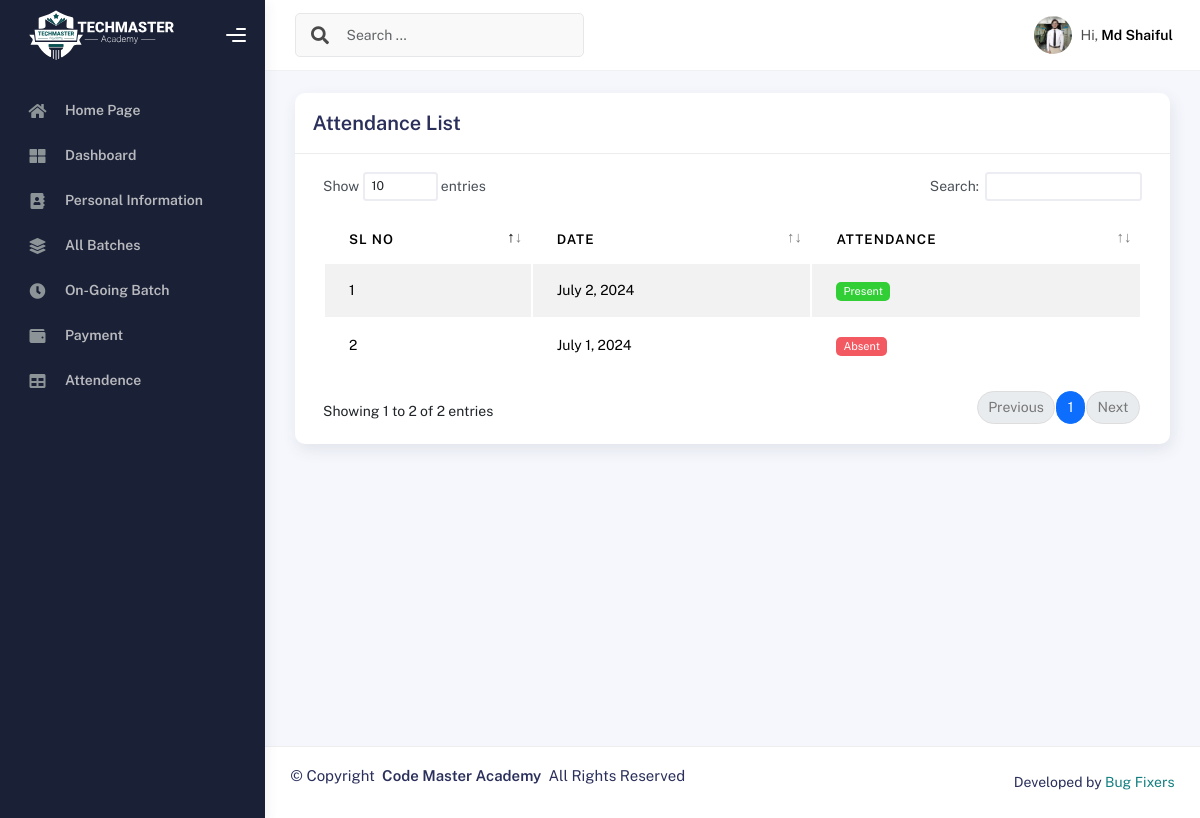
The page /studentAttendancelist/ (signed in) on the database its author committed.
### IMSapp/models.py (models this page shows, shortened)
class IMSUserModel(AbstractUser):
    USERTYPE=[
        ('Authority','Authority'),
        ('Student','Student'),
        ('Teacher','Teacher'),
        ('Staff','Staff'),
    ]
    UserType=models.CharField(choices=USERTYPE,max_length=100, null=True)

class StudentModel(models.Model):
    Imsuser=models.OneToOneField(IMSUserModel,on_delete=models.CASCADE,related_name='studentinfo',null=True)
    StudentID=models.CharField(max_length=100,null=True)
    StudentName=models.CharField(max_length=100,null=True)
    StudentPhoto=models.ImageField(upload_to='studentPhoto',null=True)
    AdmissionDate=models.DateField(auto_now_add=True,null=True)
    EducationalQualification=models.CharField(max_length=100,null=True)
    LinkedInLink =models.CharField(max_length=150,null=True)
    GithubLink =models.CharField(max_length=150,null=True)
    FacebookLink =models.CharField(max_length=150,null=True)

class StudentAttendanceModel(models.Model):
    Student = models.ForeignKey(StudentModel, on_delete=models.CASCADE, null=True)
    ATTENDANCE = [
        ('Present','Present'),
        ('Absent','Absent'),
    ]
    Attendance = models.CharField(choices = ATTENDANCE, max_length=20,default='Absent', null=True)
    BatchNo =models.ForeignKey(BatchInfoModel, on_delete=models.SET_NULL, null=True)
    Date = models.DateField(null=True)

### IMSapp/studentviews.py (the view)
# urls.py: path('studentAttendancelist/',studentAttendancelist,name="studentAttendancelist"),
@login_required
def studentAttendancelist(request):
    current_user = request.user
    studentdata = get_object_or_404(StudentModel, StudentID=current_user)
    allattendance = StudentAttendanceModel.objects.filter(Student=studentdata).order_by('-Date')
    context = {
        'allattendance': allattendance,
    }
    return render(request, 'students/studentattendancelist.html', context)

### IMSapp/templates/students/studentattendancelist.html (shortened to what this page needs)
{% extends "profilemaster/master.html" %}
{% block content %}
<div class="col-md-12">
    <div class="card">
      <div class="card-header">
        <h4 class="card-title">Attendance List</h4>
      </div>
      <div class="card-body">
        <div class="table-responsive">
          <table id="basic-datatables" class="display table table-striped table-hover">
            <thead>
              <tr>
                <th>SL No</th>
                <th>Date</th>
                <th>Attendance</th>
              </tr>
            </thead>
            <tbody>
              {% for i in allattendance %}
                <tr>
                  <td>{{forloop.counter}}</td>
                  <td>{{i.Date}}</td>
                  <td>
                    {% if i.Attendance == 'Absent'  %}
                            <span class="badge badge-danger">{{i.Attendance}}</span>
                    {% elif i.Attendance == 'Present' %}
                            <span class="badge badge-success">{{i.Attendance}}</span>
                    {% else %}
                            <span class="badge badge-warning">{{i.Attendance}}</span>
                        {% endif %}
                  </td>
                </tr>
              {% endfor %}
            </tbody>
          </table>
        </div>
      </div>
    </div>
  </div>
{% endblock content %}

### IMSapp/templates/profilemaster/header.html (shortened to what this page needs)
{% load static %}
<div class="main-header">
  <nav class="navbar navbar-header navbar-header-transparent navbar-expand-lg border-bottom">
    <div class="container-fluid">
      <nav class="navbar navbar-header-left navbar-expand-lg navbar-form nav-search p-0 d-none d-lg-flex">
        <div class="input-group">
          <div class="input-group-prepend">
            <button type="submit" class="btn btn-search pe-1">
              <i class="fa fa-search search-icon"></i>
            </button>
          </div>
          <input type="text" placeholder="Search ..." class="form-control" />
        </div>
      </nav>
      <ul class="navbar-nav topbar-nav ms-md-auto align-items-center">
        <li class="nav-item topbar-user dropdown hidden-caret">
          <a class="dropdown-toggle profile-pic" data-bs-toggle="dropdown" href="#" aria-expanded="false">
            {% if user.UserType == 'Authority' %}
            <div class="avatar-sm">
              <img src="{% static 'profileassets/img/kaiadmin/authoritylogo.png' %}" alt="..." class="avatar-img rounded-circle" />
            </div>
            <span class="profile-username">
              <span class="fw-bold">Code Master</span>
            </span>
            {% elif user.UserType == 'Student' %}
            <div class="avatar-sm">
              <img src="{{user.studentinfo.StudentPhoto.url}}" alt="..." class="avatar-img rounded-circle" />
            </div>
            <span class="profile-username">
              <span class="op-7">Hi,</span>
              <span class="fw-bold">{{user.studentinfo.StudentName}}</span>
            </span>
            {% endif %}
          </a>
        </li>
      </ul>
    </div>
  </nav>
</div>

### rows shown on the page
IMSUserModel: studentinfo.StudentPhoto (picture), studentinfo.StudentName "Md Shaiful"
StudentAttendanceModel: Date "July 2, 2024", Attendance "Present"
StudentAttendanceModel: Date "July 1, 2024", Attendance "Absent"
